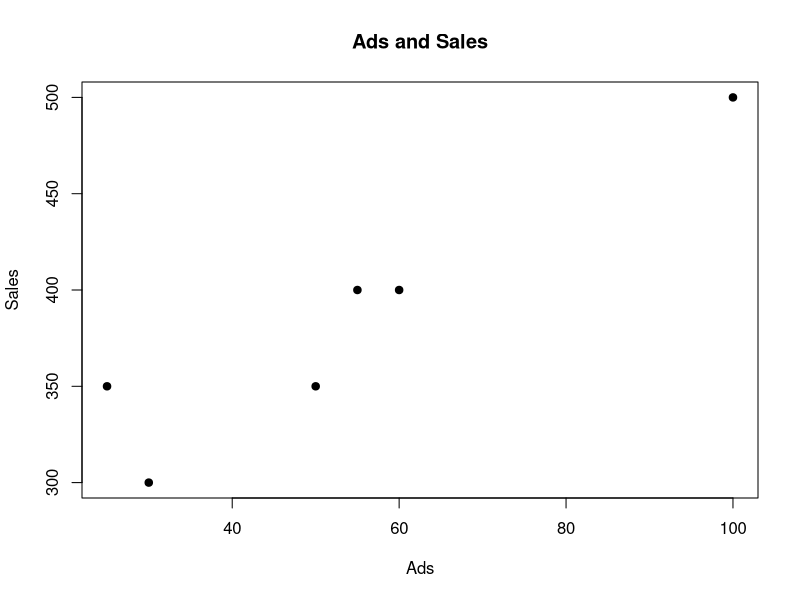
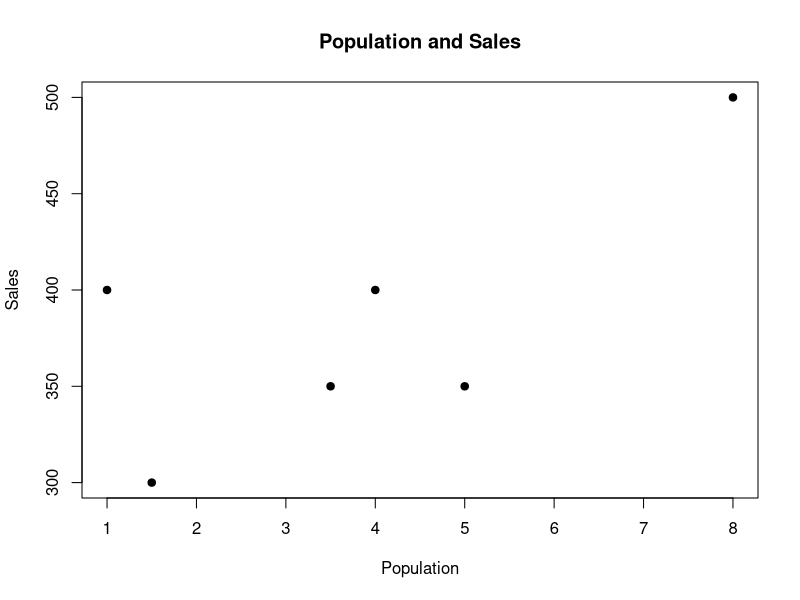
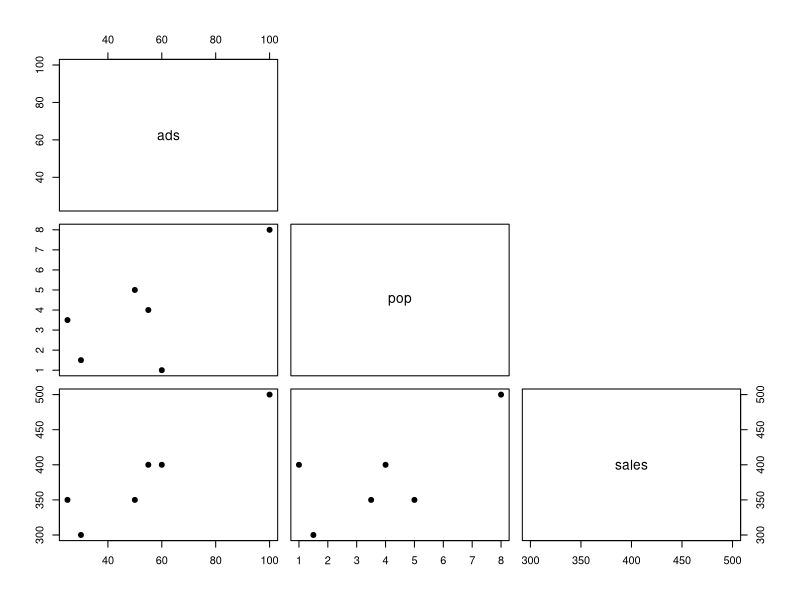

These figures' R source, in order:
## ---- chunk 1
options(repr.plot.width=4, repr.plot.height=4)
options("scipen"=100, "digits"=4)
## ---- chunk 2
ads<-c(50,55,100,30,25,60)
pop<-c(5,4,8,1.5,3.5,1)
sales<-c(350,400,500,300,350,400)

df<-data.frame(ads, pop, sales)
## ---- chunk 3
str(df)
## ---- chunk 4
R = cor(df$ads, df$sales)
R
R*R
## ---- chunk 5
plot(df$ads,df$sales, main="Ads and Sales", xlab="Ads", ylab="Sales", pch=19)
## ---- chunk 6
R = cor(df$pop, df$sales)
R
R*R
## ---- chunk 7
plot(df$pop,df$sales, main="Population and Sales", xlab="Population", ylab="Sales", pch=19)
## ---- chunk 8
cor(df)
## ---- chunk 9
plot(df, upper.panel = NULL, pch = 19, cex.labels=1.25)
## ---- chunk 10
model1 = lm(sales ~ ads + pop, data=df)
summary(model1)
## ---- chunk 11
model2 = lm(sales ~ ads, data=df)
summary(model2)
## ---- chunk 12
predictors = data.frame(ads=c(40,35,50), pop=c(2.0,1.6,3.6))
predictions<-predict(model2, predictors)
round(predictions)
